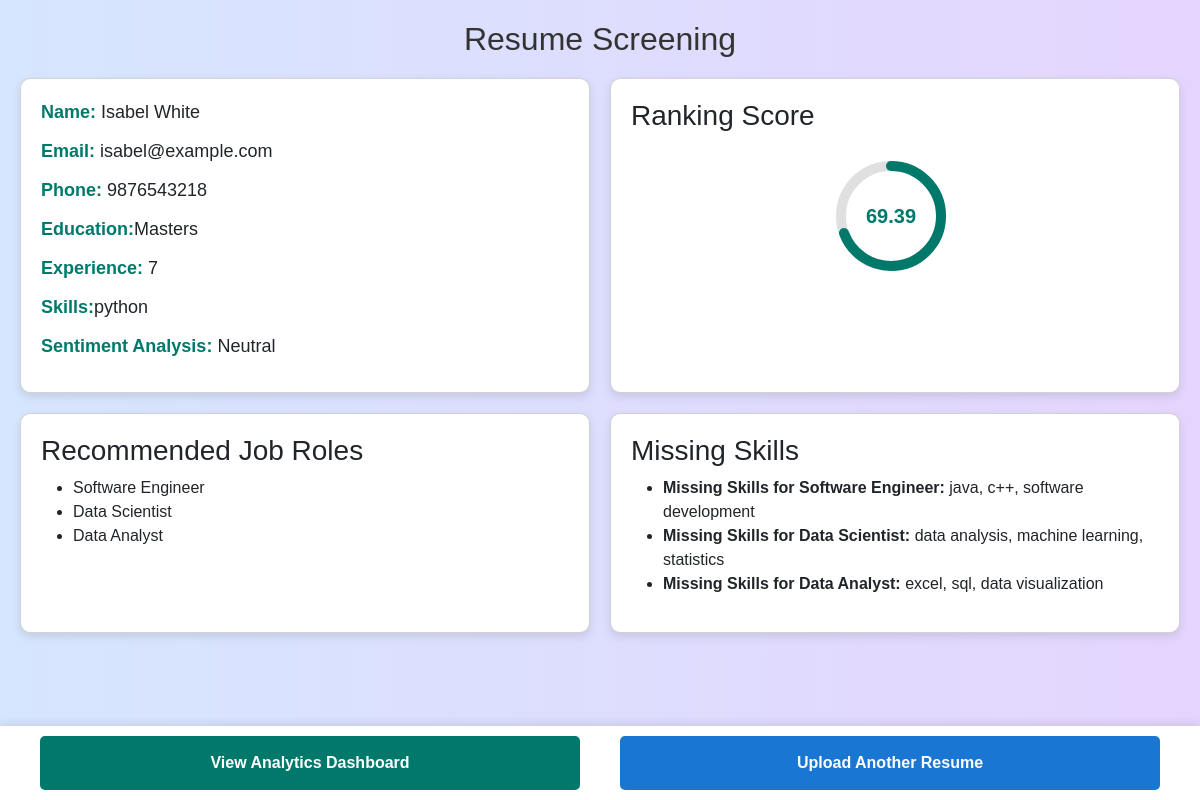
Page /result/464/ on the committed database.
### resume_screening/models.py (models this page shows, shortened)
class Resume(models.Model):
    name = models.CharField(max_length=255)
    email = models.EmailField(max_length=255, null=True, blank=True)
    phone = models.CharField(max_length=20, null=True, blank=True)
    education = models.TextField(null=True, blank=True)
    experience = models.IntegerField(null=True, blank=True)
    skills = models.TextField(null=True, blank=True)
    file = models.FileField(upload_to='resumes/', null=True, blank=True)
    uploaded_at = models.DateTimeField(auto_now_add=True)
    ranking_score = models.FloatField(null=True, blank=True)
    recommended_roles = models.CharField(max_length=200, null=True, blank=True)
    sentiment = models.CharField(max_length=20, default="Neutral")
    missing_skills = models.JSONField(default=dict, blank=True)

### resume_screening/views.py (the view)
# urls.py: path("result/<int:resume_id>/", views.resume_result, name="resume_result"),
def resume_result(request, resume_id):
    try:
        resume = Resume.objects.get(id=resume_id)
    except Resume.DoesNotExist:
        messages.error(request, "Resume not found!")
        return redirect("upload_resume")
    recommended_roles = resume.recommended_roles.split(", ") if resume.recommended_roles else []
    sentiment = resume.sentiment
    stored_missing_skills = json.loads(resume.missing_skills) if resume.missing_skills else {}
    print("Missing Skills from DB:", stored_missing_skills)
    job_description = "Job description here"
    new_missing_skills = analyze_skills_gap(resume.skills, job_description)
    print("Missing Skills after analyze_skills_gap:", new_missing_skills)
    merged_missing_skills = stored_missing_skills.copy()
    for role, skills in new_missing_skills.items():
        if role in merged_missing_skills:
            merged_missing_skills[role] = list(set(merged_missing_skills[role] + skills))  # Remove duplicates
        else:
            merged_missing_skills[role] = skills
    candidate_skills = set(map(str.strip, resume.skills.split(",")))  # Convert to set for easy checking
    for role in merged_missing_skills:
        merged_missing_skills[role] = [skill for skill in merged_missing_skills[role] if skill.strip().lower() not in candidate_skills]
    filtered_missing_skills = {
        role: skills for role, skills in merged_missing_skills.items() if role in recommended_roles
    }
    print("Final Missing Skills Sent to Template:", filtered_missing_skills)
    return render(request, "resume_screening/result.html", {
        "resume": resume,
        "recommended_roles": recommended_roles,
        "sentiment": sentiment,
        "missing_skills": filtered_missing_skills  # ✅ Pass only relevant missing skills
    })

### resume_screening/parser.py (called while the page is built)
def analyze_skills_gap(candidate_skills, job_description):
    print("Candidate Skills:", candidate_skills)
    print("Job Description:", job_description)
    job_required_skills = {"Web Developer": ["css", "javascript", "react", "node.js"]}
    missing_skills = {}
    for role, skills in job_required_skills.items():
        missing = [skill for skill in skills if skill.lower() not in candidate_skills.lower()]
        missing_skills[role] = missing
    print("Missing Skills Calculated:", missing_skills)
    return missing_skills  # Ensure this returns a dictionary

### resume_screening/templates/resume_screening/result.html (shortened to what this page needs)
<!DOCTYPE html>
<html lang="en">
<head>
    <link rel="stylesheet" href="https://cdn.jsdelivr.net/npm/bootstrap@5.3.0/dist/css/bootstrap.min.css">
</head>
<body>
    <div class="container">
        <h2>Resume Screening</h2>
        <div class="content">
            <div class="card">
                <div class="info"><strong>Name:</strong> {{ resume.name }}</div>
                <div class="info"><strong>Email:</strong> {{ resume.email }}</div>
                <div class="info"><strong>Phone:</strong> {{ resume.phone }}</div>
                <div class="info"><strong>Education:</strong>{{ resume.education }}</div>
                <div class="info"><strong>Experience:</strong> {{ resume.experience }} </div>
                <div class="info"><strong>Skills:</strong>{{ resume.skills }}</div>
                <div class="info"><strong>Sentiment Analysis:</strong> {{ sentiment }}</div>
            </div>
            <div class="card">
                <h3>Ranking Score</h3>
                <div class="ranking-container">
                    <div class="progress-ring">
                        <svg width="120" height="120">
                            <circle class="bg" cx="60" cy="60" r="50"></circle>
                            <circle class="progress" cx="60" cy="60" r="50"></circle>
                        </svg>
                        <span>{{ resume.ranking_score }}</span>
                    </div>
                </div>
            </div>
            <div class="card">
                <h3>Recommended Job Roles</h3>
                <ul>
                    {% for role in recommended_roles %}
                        <li>{{ role }}</li>
                    {% empty %}
                        <li>No recommended roles found</li>
                    {% endfor %}
                </ul>
            </div>
            <div class="card">
                <h3>Missing Skills</h3>
                {% if missing_skills %}
                    <ul>
                        {% for role, skills in missing_skills.items %}
                            <li><strong>Missing Skills for {{ role }}:</strong> {{ skills|join:", " }}</li>
                        {% empty %}
                            <li>No missing skills found for recommended roles.</li>
                        {% endfor %}
                    </ul>
                {% else %}
                    <p>No missing skills found.</p>
                {% endif %}
            </div>
        </div>
    </div>
    <div class="buttons">
        <a href="{% url 'dashboard' %}" class="button">View Analytics Dashboard</a>
        <a href="{% url 'upload_resume' %}" class="button" style="background: #1976D2";>Upload Another Resume</a>
    </div>
</body>
</html>

### rows in the picture
Resume: name "Isabel White", email "isabel@example.com", phone "9876543218", education "Masters", experience "7", skills "python", sentiment "Neutral", ranking_score "69.39"

### other values in the picture
{{ role }} "Software Engineer" "Data Scientist" "Data Analyst"
{{ skills|join:", " }} "java, c++, software development" "data analysis, machine learning, statistics" "excel, sql, data visualization"
